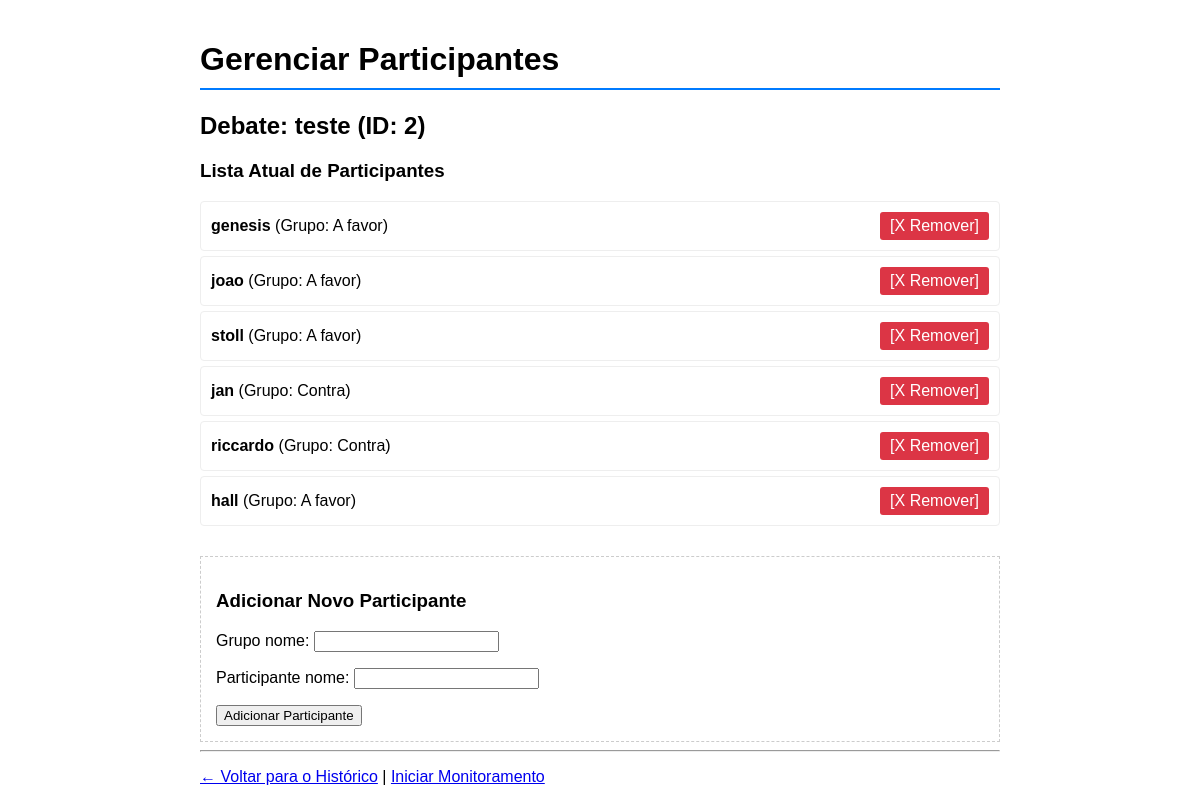
Screenshot of /debates/debate/2/ with the database file from the repository.
### debates/models.py (models this page shows, shortened)
class Debate(models.Model):
    titulo = models.CharField(max_length=200)
    tempo_total_segundos = models.IntegerField()
    status = models.CharField(
        max_length=20,
        choices=STATUS_CHOICES,
        default='CONFIGURADO'
    )
    participante_ativo = models.ForeignKey(
        'Participante',
        on_delete=models.SET_NULL,
        null = True,
        blank=True,
        related_name='debates_ativos'
    )
    data_criacao = models.DateTimeField(auto_now_add=True)

class Participante(models.Model):
    grupo_nome = models.CharField(max_length=100)
    participante_nome = models.CharField(max_length=100)

### debates/views.py (the view, shortened to what this page needs)
# urls.py: path('debate/<int:debate_id>/', views.editar_debate, name='editar_debate'),
def editar_debate(request, debate_id):
    debate = get_object_or_404(Debate, pk=debate_id)
    participantes = Participante.objects.filter(debate=debate)
    form_adicionar = ParticipanteForm()
    context = {
        'debate': debate,
        'participantes': participantes,
        'form_adicionar': form_adicionar
    }
    return render(request, 'editar_debate.html', context)

### debates/forms.py
class ParticipanteForm(forms.ModelForm):
    class Meta:
        model = Participante
        fields = ['grupo_nome', 'participante_nome']

### debates/templates/editar_debate.html (shortened to what this page needs)
<!DOCTYPE html>
<html lang="pt-br">
<head>
</head>
<body>
    <h1> Gerenciar Participantes</h1>
    <h2>Debate: {{ debate.titulo }} (ID: {{ debate.id }})</h2>
    <h3>Lista Atual de Participantes</h3>
    <ul class="participante-list">
        {% for p in participantes %}
        <li class="participante-item">
            <span>
                <strong>{{ p.participante_nome }}</strong> (Grupo: {{ p.grupo_nome }})
            </span>
            <a href="{% url 'remover_participante' participante_id=p.id %}" class="remover-btn">
                [X Remover]
            </a>
        </li>
        {% empty %}
            <li>Nenhum participante cadastrado.</li>
        {% endfor %}
    </ul>
    <div class="add-form">
        <h3>Adicionar Novo Participante</h3>
        <form method="POST">
            {{ form_adicionar.as_p }}
            <button type="submit">Adicionar Participante</button>
        </form>
    </div>
    <hr>
    <p>
        <a href="{% url 'historico_debates' %}">← Voltar para o Histórico</a>
        |
        <a href="{% url 'monitorar_debate' debate_id=debate.id %}"> Iniciar Monitoramento</a>
    </p>
</body>
</html>

### debates/templates/editar_debate.html (style rules this page uses)
body { font-family: Arial, sans-serif; max-width: 800px; margin: 0 auto; padding: 20px; }
h1 { border-bottom: 2px solid #007bff; padding-bottom: 10px; }
.participante-list { list-style: none; padding: 0; }
.participante-item { display: flex; justify-content: space-between; align-items: center; padding: 10px; margin-bottom: 5px; border: 1px solid #eee; border-radius: 4px; }
.remover-btn { color: white; background-color: #dc3545; border: none; padding: 5px 10px; border-radius: 3px; cursor: pointer; text-decoration: none; }
.add-form { margin-top: 30px; padding: 15px; border: 1px dashed #ccc; }

### rows the page displays
Debate: titulo "teste", id "2"
Participante: participante_nome "genesis", grupo_nome "A favor"
Participante: participante_nome "joao", grupo_nome "A favor"
Participante: participante_nome "stoll", grupo_nome "A favor"
Participante: participante_nome "jan", grupo_nome "Contra"
Participante: participante_nome "riccardo", grupo_nome "Contra"
Participante: participante_nome "hall", grupo_nome "A favor"
